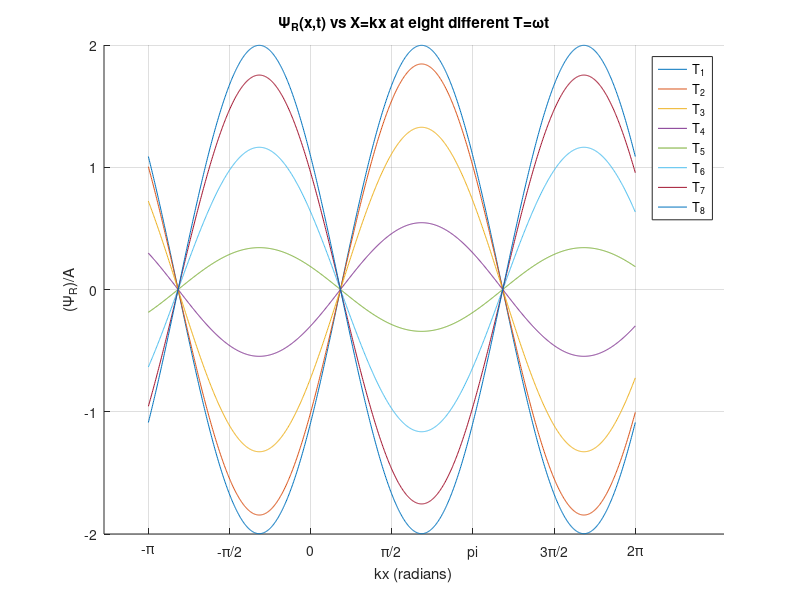

Write MATLAB code to recreate this figure.
function phys362_A1_Q2
% Plot the (resultant) wave function
% PsiR = 2Asin(kx-11pi/60)cos(wt-pi/60)

% Scale stuff:
A = 1; %T = wt; X = kx

X = linspace(-pi(),2*pi(),1000); % x-variable

for T = linspace(0,pi(),8) % Wave evaluated at 8 different times
    hold on
    PsiR = 2.*A.*sin(X-(11*pi()/60)).*cos(T-(pi()/60));
    plot(X,PsiR)
    legend('T_1','T_2','T_3','T_4','T_5','T_6','T_7','T_8')
    xticks([-pi -pi/2 0 pi/2 pi 3*pi/2 2*pi])
    xticklabels({'-\pi','-\pi/2','0','\pi/2','pi','3\pi/2','2\pi'})
    xlabel('kx (radians)'); ylabel('(\Psi_R)/A')
    title('\Psi_R(x,t) vs X=kx at eight different T=\omegat')
    grid on
    hold off
end

saveas(gcf,"phys362_A1_Q2",'png')

end
